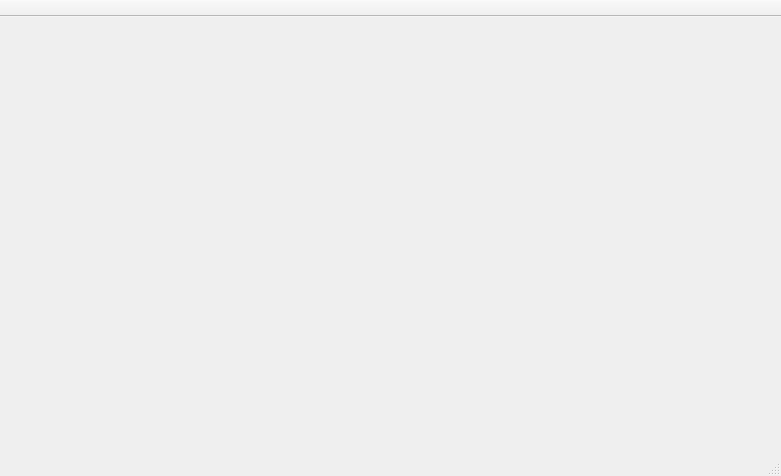
<?xml version="1.0" encoding="UTF-8"?>
<ui version="4.0">
 <class>MainWindow</class>
 <widget class="QMainWindow" name="MainWindow">
  <property name="geometry">
   <rect>
    <x>0</x>
    <y>0</y>
    <width>781</width>
    <height>476</height>
   </rect>
  </property>
  <property name="windowTitle">
   <string>discogs-tagger</string>
  </property>
  <property name="styleSheet">
   <string notr="true"/>
  </property>
  <property name="dockOptions">
   <set>QMainWindow::AllowNestedDocks|QMainWindow::AllowTabbedDocks|QMainWindow::AnimatedDocks</set>
  </property>
  <widget class="QWidget" name="centralWidget">
   <layout class="QVBoxLayout" name="verticalLayout">
    <property name="spacing">
     <number>0</number>
    </property>
    <property name="margin">
     <number>0</number>
    </property>
    <item>
     <widget class="QStackedWidget" name="m_stackedWidget"/>
    </item>
   </layout>
  </widget>
  <widget class="QStatusBar" name="m_statusBar"/>
  <widget class="QToolBar" name="m_toolBar">
   <property name="windowTitle">
    <string>toolBar</string>
   </property>
   <property name="movable">
    <bool>false</bool>
   </property>
   <property name="iconSize">
    <size>
     <width>24</width>
     <height>24</height>
    </size>
   </property>
   <property name="toolButtonStyle">
    <enum>Qt::ToolButtonTextBesideIcon</enum>
   </property>
   <property name="floatable">
    <bool>false</bool>
   </property>
   <attribute name="toolBarArea">
    <enum>TopToolBarArea</enum>
   </attribute>
   <attribute name="toolBarBreak">
    <bool>false</bool>
   </attribute>
  </widget>
 </widget>
 <layoutdefault spacing="6" margin="11"/>
 <resources/>
 <connections/>
</ui>
